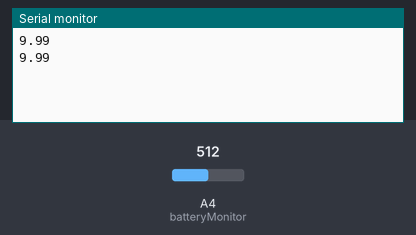
The sketch below on a simulated Arduino Uno, built with avr-gcc and run on an emulated ATmega328P. On the bench: the last lines printed to the serial monitor. Inputs (shaded band) come from the test bench; at power-on: A4 (batteryMonitor) = 512.

Above: at 10.8 s.
10.9 s: A4 (batteryMonitor) set to 716
At 20.4 s:
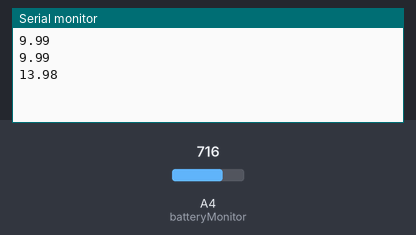
20.9 s: A4 (batteryMonitor) set to 900
At 30.4 s:
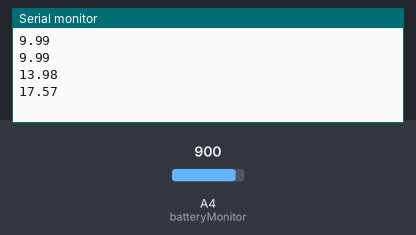
Timing chart, 0 to 31.9 s (numbered marks = the images above; inputs shaded):
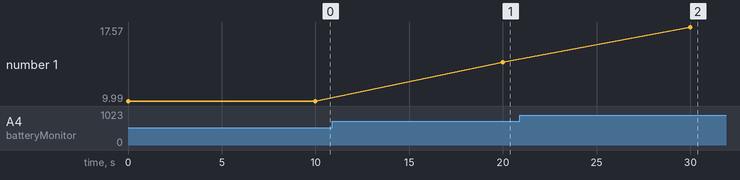

Measured:
- after the input at 10.9 s, the serial monitor: prints a new line after 9.1 s (image 1)
- after the input at 20.9 s, the serial monitor: prints a new line after 9.1 s (image 2)
- plotted number 1: 9.99 → 13.98 after the input at 10.9 s, 13.98 → 17.57 after the input at 20.9 s

The sketch:

sense-voltage.ino
```cpp
int batteryMonitor = A4;
float analogDCValue;
float pinVoltage;
float batteryVoltage;
float ratio = 4; //This can vary

void setup() {
  Serial.begin(9600);
}

void loop() {
  analogDCValue = analogRead(batteryMonitor);
  pinVoltage = analogDCValue * 0.00488;
  batteryVoltage = pinVoltage * ratio;
  Serial.println(batteryVoltage);
  delay(10000);
}
```
